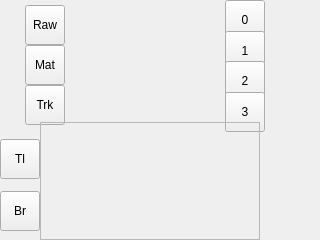
<?xml version="1.0" encoding="UTF-8"?>
<ui version="4.0">
 <class>AdjustColorWidget</class>
 <widget class="QWidget" name="AdjustColorWidget">
  <property name="geometry">
   <rect>
    <x>0</x>
    <y>0</y>
    <width>320</width>
    <height>240</height>
   </rect>
  </property>
  <property name="minimumSize">
   <size>
    <width>320</width>
    <height>240</height>
   </size>
  </property>
  <property name="maximumSize">
   <size>
    <width>320</width>
    <height>240</height>
   </size>
  </property>
  <property name="palette">
   <palette>
    <active>
     <colorrole role="Shadow">
      <brush brushstyle="SolidPattern">
       <color alpha="255">
        <red>220</red>
        <green>0</green>
        <blue>7</blue>
       </color>
      </brush>
     </colorrole>
    </active>
    <inactive>
     <colorrole role="Shadow">
      <brush brushstyle="SolidPattern">
       <color alpha="255">
        <red>220</red>
        <green>0</green>
        <blue>7</blue>
       </color>
      </brush>
     </colorrole>
    </inactive>
    <disabled>
     <colorrole role="Shadow">
      <brush brushstyle="SolidPattern">
       <color alpha="255">
        <red>220</red>
        <green>0</green>
        <blue>7</blue>
       </color>
      </brush>
     </colorrole>
    </disabled>
   </palette>
  </property>
  <property name="windowTitle">
   <string>Color Adjust</string>
  </property>
  <property name="styleSheet">
   <string>QDialog{background-image:url(:/actions/background.png)}
QPushButton{background-color:black; color:white}</string>
  </property>
  <layout class="QHBoxLayout" name="horizontalLayout_7">
   <property name="spacing">
    <number>0</number>
   </property>
   <property name="margin">
    <number>0</number>
   </property>
   <item>
    <layout class="QVBoxLayout" name="verticalLayout_6">
     <property name="spacing">
      <number>0</number>
     </property>
     <item>
      <layout class="QHBoxLayout" name="horizontalLayout">
       <item>
        <spacer name="horizontalSpacer">
         <property name="orientation">
          <enum>Qt::Horizontal</enum>
         </property>
         <property name="sizeHint" stdset="0">
          <size>
           <width>40</width>
           <height>20</height>
          </size>
         </property>
        </spacer>
       </item>
       <item>
        <layout class="QVBoxLayout" name="verticalLayout">
         <item>
          <widget class="QToolButton" name="RawButton">
           <property name="minimumSize">
            <size>
             <width>40</width>
             <height>40</height>
            </size>
           </property>
           <property name="maximumSize">
            <size>
             <width>30</width>
             <height>30</height>
            </size>
           </property>
           <property name="text">
            <string>Raw</string>
           </property>
           <property name="iconSize">
            <size>
             <width>30</width>
             <height>30</height>
            </size>
           </property>
           <property name="checkable">
            <bool>true</bool>
           </property>
          </widget>
         </item>
         <item>
          <widget class="QToolButton" name="MatchButton">
           <property name="minimumSize">
            <size>
             <width>40</width>
             <height>40</height>
            </size>
           </property>
           <property name="maximumSize">
            <size>
             <width>30</width>
             <height>30</height>
            </size>
           </property>
           <property name="text">
            <string>Mat</string>
           </property>
           <property name="iconSize">
            <size>
             <width>30</width>
             <height>30</height>
            </size>
           </property>
           <property name="checkable">
            <bool>true</bool>
           </property>
          </widget>
         </item>
         <item>
          <widget class="QToolButton" name="TrackButton">
           <property name="minimumSize">
            <size>
             <width>40</width>
             <height>40</height>
            </size>
           </property>
           <property name="maximumSize">
            <size>
             <width>30</width>
             <height>30</height>
            </size>
           </property>
           <property name="text">
            <string>Trk</string>
           </property>
           <property name="iconSize">
            <size>
             <width>30</width>
             <height>30</height>
            </size>
           </property>
           <property name="checkable">
            <bool>true</bool>
           </property>
          </widget>
         </item>
        </layout>
       </item>
       <item>
        <widget class="QStackedWidget" name="image">
         <property name="minimumSize">
          <size>
           <width>160</width>
           <height>120</height>
          </size>
         </property>
         <property name="maximumSize">
          <size>
           <width>160</width>
           <height>120</height>
          </size>
         </property>
         <property name="autoFillBackground">
          <bool>false</bool>
         </property>
         <property name="frameShape">
          <enum>QFrame::NoFrame</enum>
         </property>
         <property name="frameShadow">
          <enum>QFrame::Plain</enum>
         </property>
         <property name="lineWidth">
          <number>0</number>
         </property>
        </widget>
       </item>
       <item>
        <layout class="QVBoxLayout" name="verticalLayout_2">
         <item>
          <widget class="QToolButton" name="Model0Button">
           <property name="sizePolicy">
            <sizepolicy hsizetype="Fixed" vsizetype="Fixed">
             <horstretch>0</horstretch>
             <verstretch>0</verstretch>
            </sizepolicy>
           </property>
           <property name="minimumSize">
            <size>
             <width>40</width>
             <height>40</height>
            </size>
           </property>
           <property name="maximumSize">
            <size>
             <width>30</width>
             <height>30</height>
            </size>
           </property>
           <property name="text">
            <string>0</string>
           </property>
           <property name="iconSize">
            <size>
             <width>30</width>
             <height>30</height>
            </size>
           </property>
           <property name="checkable">
            <bool>true</bool>
           </property>
          </widget>
         </item>
         <item>
          <widget class="QToolButton" name="Model1Button">
           <property name="minimumSize">
            <size>
             <width>40</width>
             <height>40</height>
            </size>
           </property>
           <property name="maximumSize">
            <size>
             <width>30</width>
             <height>30</height>
            </size>
           </property>
           <property name="text">
            <string>1</string>
           </property>
           <property name="iconSize">
            <size>
             <width>30</width>
             <height>30</height>
            </size>
           </property>
           <property name="checkable">
            <bool>true</bool>
           </property>
          </widget>
         </item>
         <item>
          <widget class="QToolButton" name="Model2Button">
           <property name="minimumSize">
            <size>
             <width>40</width>
             <height>40</height>
            </size>
           </property>
           <property name="maximumSize">
            <size>
             <width>30</width>
             <height>30</height>
            </size>
           </property>
           <property name="text">
            <string>2</string>
           </property>
           <property name="iconSize">
            <size>
             <width>30</width>
             <height>30</height>
            </size>
           </property>
           <property name="checkable">
            <bool>true</bool>
           </property>
          </widget>
         </item>
         <item>
          <widget class="QToolButton" name="Model3Button">
           <property name="minimumSize">
            <size>
             <width>40</width>
             <height>40</height>
            </size>
           </property>
           <property name="maximumSize">
            <size>
             <width>30</width>
             <height>30</height>
            </size>
           </property>
           <property name="text">
            <string>3</string>
           </property>
           <property name="iconSize">
            <size>
             <width>30</width>
             <height>30</height>
            </size>
           </property>
           <property name="checkable">
            <bool>true</bool>
           </property>
          </widget>
         </item>
        </layout>
       </item>
       <item>
        <spacer name="horizontalSpacer_2">
         <property name="orientation">
          <enum>Qt::Horizontal</enum>
         </property>
         <property name="sizeHint" stdset="0">
          <size>
           <width>40</width>
           <height>20</height>
          </size>
         </property>
        </spacer>
       </item>
       <item>
        <layout class="QVBoxLayout" name="verticalLayout_5">
         <item>
          <widget class="QPushButton" name="ui_CloseButton">
           <property name="minimumSize">
            <size>
             <width>30</width>
             <height>30</height>
            </size>
           </property>
           <property name="maximumSize">
            <size>
             <width>30</width>
             <height>30</height>
            </size>
           </property>
           <property name="text">
            <string/>
           </property>
           <property name="icon">
            <iconset resource="../../ui/icons/icons.qrc">
             <normaloff>:/actions/Crystal_Clear_action_button_cancel.png</normaloff>:/actions/Crystal_Clear_action_button_cancel.png</iconset>
           </property>
           <property name="iconSize">
            <size>
             <width>30</width>
             <height>30</height>
            </size>
           </property>
           <property name="flat">
            <bool>true</bool>
           </property>
          </widget>
         </item>
         <item>
          <spacer name="verticalSpacer">
           <property name="orientation">
            <enum>Qt::Vertical</enum>
           </property>
           <property name="sizeHint" stdset="0">
            <size>
             <width>20</width>
             <height>40</height>
            </size>
           </property>
          </spacer>
         </item>
        </layout>
       </item>
      </layout>
     </item>
     <item>
      <layout class="QHBoxLayout" name="horizontalLayout_2">
       <property name="spacing">
        <number>0</number>
       </property>
       <item>
        <layout class="QVBoxLayout" name="verticalLayout_3">
         <item>
          <widget class="QToolButton" name="TopLeftButton">
           <property name="minimumSize">
            <size>
             <width>40</width>
             <height>40</height>
            </size>
           </property>
           <property name="maximumSize">
            <size>
             <width>30</width>
             <height>30</height>
            </size>
           </property>
           <property name="text">
            <string>Tl</string>
           </property>
           <property name="iconSize">
            <size>
             <width>30</width>
             <height>30</height>
            </size>
           </property>
           <property name="checkable">
            <bool>true</bool>
           </property>
          </widget>
         </item>
         <item>
          <widget class="QToolButton" name="BottomRightButton">
           <property name="minimumSize">
            <size>
             <width>40</width>
             <height>40</height>
            </size>
           </property>
           <property name="maximumSize">
            <size>
             <width>30</width>
             <height>30</height>
            </size>
           </property>
           <property name="text">
            <string>Br</string>
           </property>
           <property name="iconSize">
            <size>
             <width>30</width>
             <height>30</height>
            </size>
           </property>
           <property name="checkable">
            <bool>true</bool>
           </property>
          </widget>
         </item>
        </layout>
       </item>
       <item>
        <widget class="QStackedWidget" name="HSV">
         <property name="sizePolicy">
          <sizepolicy hsizetype="Expanding" vsizetype="Expanding">
           <horstretch>0</horstretch>
           <verstretch>0</verstretch>
          </sizepolicy>
         </property>
         <property name="minimumSize">
          <size>
           <width>220</width>
           <height>118</height>
          </size>
         </property>
         <property name="frameShape">
          <enum>QFrame::StyledPanel</enum>
         </property>
         <property name="frameShadow">
          <enum>QFrame::Raised</enum>
         </property>
        </widget>
       </item>
       <item>
        <layout class="QVBoxLayout" name="verticalLayout_4">
         <item>
          <layout class="QHBoxLayout" name="horizontalLayout_4">
           <property name="spacing">
            <number>0</number>
           </property>
           <item>
            <spacer name="horizontalSpacer_5">
             <property name="orientation">
              <enum>Qt::Horizontal</enum>
             </property>
             <property name="sizeType">
              <enum>QSizePolicy::MinimumExpanding</enum>
             </property>
             <property name="sizeHint" stdset="0">
              <size>
               <width>15</width>
               <height>15</height>
              </size>
             </property>
            </spacer>
           </item>
           <item>
            <widget class="QPushButton" name="UpButton">
             <property name="minimumSize">
              <size>
               <width>30</width>
               <height>30</height>
              </size>
             </property>
             <property name="maximumSize">
              <size>
               <width>30</width>
               <height>30</height>
              </size>
             </property>
             <property name="baseSize">
              <size>
               <width>30</width>
               <height>30</height>
              </size>
             </property>
             <property name="text">
              <string/>
             </property>
             <property name="icon">
              <iconset resource="../../ui/icons/icons.qrc">
               <normaloff>:/actions/uparrow.png</normaloff>
               <normalon>:/actions/upredarrow.png</normalon>:/actions/uparrow.png</iconset>
             </property>
             <property name="iconSize">
              <size>
               <width>30</width>
               <height>30</height>
              </size>
             </property>
             <property name="autoRepeat">
              <bool>true</bool>
             </property>
             <property name="autoRepeatInterval">
              <number>50</number>
             </property>
             <property name="flat">
              <bool>true</bool>
             </property>
            </widget>
           </item>
           <item>
            <spacer name="horizontalSpacer_6">
             <property name="orientation">
              <enum>Qt::Horizontal</enum>
             </property>
             <property name="sizeType">
              <enum>QSizePolicy::MinimumExpanding</enum>
             </property>
             <property name="sizeHint" stdset="0">
              <size>
               <width>15</width>
               <height>15</height>
              </size>
             </property>
            </spacer>
           </item>
          </layout>
         </item>
         <item>
          <layout class="QHBoxLayout" name="horizontalLayout_3">
           <property name="spacing">
            <number>0</number>
           </property>
           <item>
            <widget class="QPushButton" name="LeftButton">
             <property name="minimumSize">
              <size>
               <width>30</width>
               <height>30</height>
              </size>
             </property>
             <property name="maximumSize">
              <size>
               <width>30</width>
               <height>30</height>
              </size>
             </property>
             <property name="baseSize">
              <size>
               <width>30</width>
               <height>30</height>
              </size>
             </property>
             <property name="text">
              <string/>
             </property>
             <property name="icon">
              <iconset resource="../../ui/icons/icons.qrc">
               <normaloff>:/actions/leftarrow.png</normaloff>
               <normalon>:/actions/leftredarrow.png</normalon>:/actions/leftarrow.png</iconset>
             </property>
             <property name="iconSize">
              <size>
               <width>30</width>
               <height>30</height>
              </size>
             </property>
             <property name="autoRepeat">
              <bool>true</bool>
             </property>
             <property name="autoRepeatInterval">
              <number>50</number>
             </property>
             <property name="flat">
              <bool>true</bool>
             </property>
            </widget>
           </item>
           <item>
            <spacer name="horizontalSpacer_9">
             <property name="orientation">
              <enum>Qt::Horizontal</enum>
             </property>
             <property name="sizeHint" stdset="0">
              <size>
               <width>15</width>
               <height>15</height>
              </size>
             </property>
            </spacer>
           </item>
           <item>
            <widget class="QPushButton" name="RightButton">
             <property name="minimumSize">
              <size>
               <width>30</width>
               <height>30</height>
              </size>
             </property>
             <property name="maximumSize">
              <size>
               <width>30</width>
               <height>30</height>
              </size>
             </property>
             <property name="baseSize">
              <size>
               <width>30</width>
               <height>30</height>
              </size>
             </property>
             <property name="text">
              <string/>
             </property>
             <property name="icon">
              <iconset resource="../../ui/icons/icons.qrc">
               <normaloff>:/actions/rightarrow.png</normaloff>
               <normalon>:/actions/rightredarrow.png</normalon>:/actions/rightarrow.png</iconset>
             </property>
             <property name="iconSize">
              <size>
               <width>30</width>
               <height>30</height>
              </size>
             </property>
             <property name="checkable">
              <bool>false</bool>
             </property>
             <property name="autoRepeat">
              <bool>true</bool>
             </property>
             <property name="autoRepeatInterval">
              <number>50</number>
             </property>
             <property name="flat">
              <bool>true</bool>
             </property>
            </widget>
           </item>
          </layout>
         </item>
         <item>
          <layout class="QHBoxLayout" name="horizontalLayout_5">
           <property name="spacing">
            <number>0</number>
           </property>
           <item>
            <spacer name="horizontalSpacer_8">
             <property name="orientation">
              <enum>Qt::Horizontal</enum>
             </property>
             <property name="sizeType">
              <enum>QSizePolicy::MinimumExpanding</enum>
             </property>
             <property name="sizeHint" stdset="0">
              <size>
               <width>15</width>
               <height>15</height>
              </size>
             </property>
            </spacer>
           </item>
           <item>
            <widget class="QPushButton" name="DownButton">
             <property name="sizePolicy">
              <sizepolicy hsizetype="Fixed" vsizetype="Fixed">
               <horstretch>0</horstretch>
               <verstretch>0</verstretch>
              </sizepolicy>
             </property>
             <property name="minimumSize">
              <size>
               <width>30</width>
               <height>30</height>
              </size>
             </property>
             <property name="maximumSize">
              <size>
               <width>30</width>
               <height>30</height>
              </size>
             </property>
             <property name="baseSize">
              <size>
               <width>30</width>
               <height>30</height>
              </size>
             </property>
             <property name="text">
              <string/>
             </property>
             <property name="icon">
              <iconset resource="../../ui/icons/icons.qrc">
               <normaloff>:/actions/downarrow.png</normaloff>
               <normalon>:/actions/downredarrow.png</normalon>:/actions/downarrow.png</iconset>
             </property>
             <property name="iconSize">
              <size>
               <width>30</width>
               <height>30</height>
              </size>
             </property>
             <property name="autoRepeat">
              <bool>true</bool>
             </property>
             <property name="autoRepeatInterval">
              <number>50</number>
             </property>
             <property name="flat">
              <bool>true</bool>
             </property>
            </widget>
           </item>
           <item>
            <spacer name="horizontalSpacer_7">
             <property name="orientation">
              <enum>Qt::Horizontal</enum>
             </property>
             <property name="sizeType">
              <enum>QSizePolicy::MinimumExpanding</enum>
             </property>
             <property name="sizeHint" stdset="0">
              <size>
               <width>15</width>
               <height>15</height>
              </size>
             </property>
            </spacer>
           </item>
          </layout>
         </item>
        </layout>
       </item>
      </layout>
     </item>
    </layout>
   </item>
  </layout>
 </widget>
 <resources>
  <include location="../../ui/icons/icons.qrc"/>
 </resources>
 <connections>
  <connection>
   <sender>ui_CloseButton</sender>
   <signal>clicked()</signal>
   <receiver>AdjustColorWidget</receiver>
   <slot>close()</slot>
   <hints>
    <hint type="sourcelabel">
     <x>301</x>
     <y>17</y>
    </hint>
    <hint type="destinationlabel">
     <x>159</x>
     <y>119</y>
    </hint>
   </hints>
  </connection>
 </connections>
</ui>
